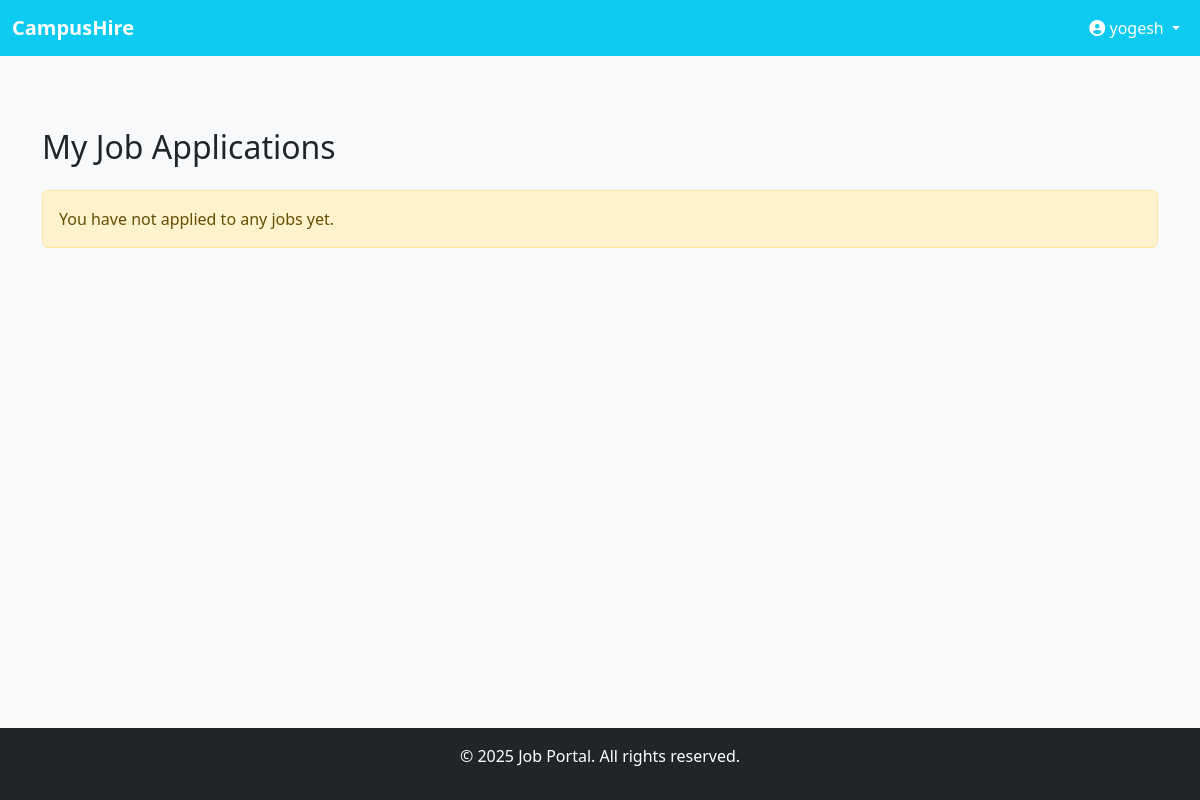
Page /my-applications/ (signed in) on the earlier database version.
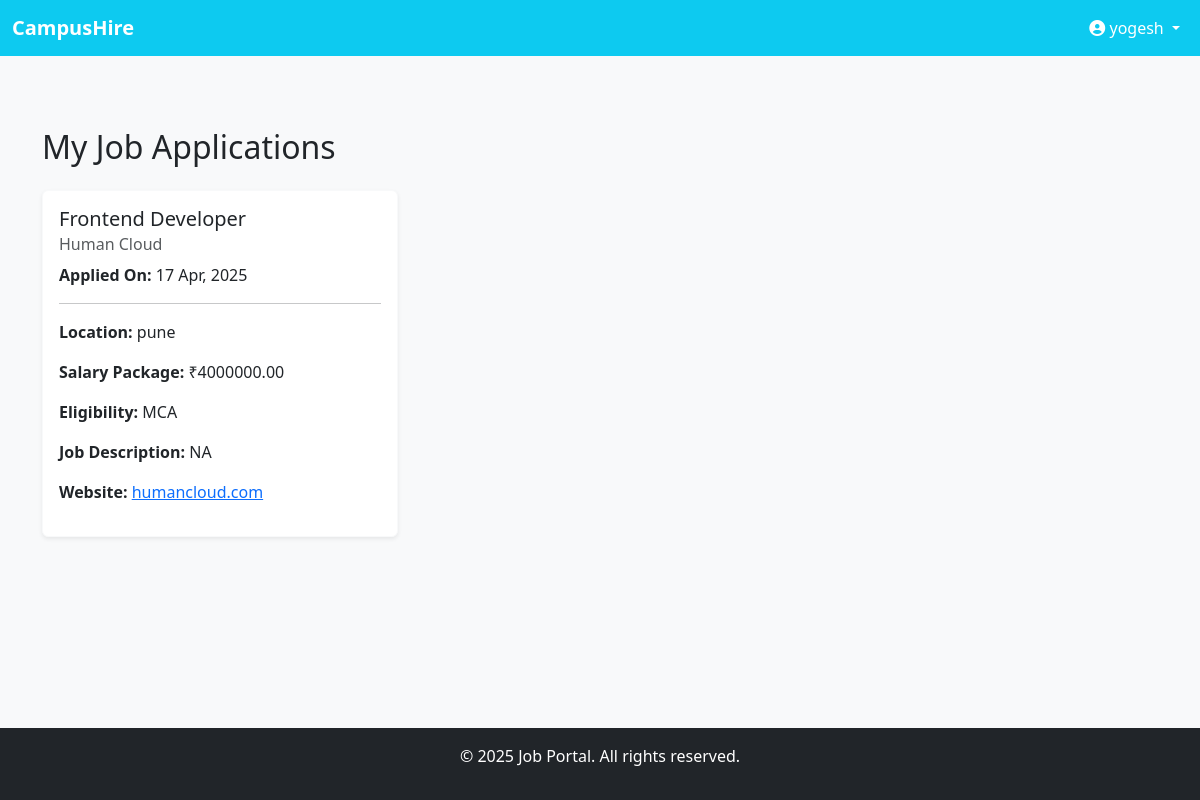
Same page on the later database version.
### users/models.py (models this page shows, shortened)
class JobApplication(models.Model):
    student = models.ForeignKey(User, on_delete=models.CASCADE)  # Correct field name might be 'student', not 'user'
    job = models.ForeignKey(Job, on_delete=models.CASCADE)
    applied_at = models.DateTimeField(auto_now_add=True)
    class Meta:
        unique_together = ('job', 'student')  # Prevent duplicate applications

### tpo/models.py (models this page shows, shortened)
class Job(models.Model):
    company = models.CharField(max_length=100)
    role = models.CharField(max_length=100)
    salary_package = models.DecimalField(max_digits=10, decimal_places=2)
    last_date_to_apply = models.DateField()
    eligibility = models.TextField()
    job_description = models.TextField()
    company_website = models.URLField(max_length=200, blank=True, null=True)  # Optional field for company website
    job_location = models.CharField(max_length=100, blank=True, null=True)  # Optional field for job location
    tpo = models.ForeignKey(Tpo, on_delete=models.CASCADE, related_name='jobs',default=True)  # Link to TPO who created the job
    is_active = models.BooleanField(default=True )  # Flag to indicate if the job is active or

### users/views.py (the view)
# urls.py: path('my-applications/', views.my_applications, name='my_applications'),
def my_applications(request):
    if 'user_id' not in request.session:
        return redirect('login')
    user_id = request.session['user_id']
    user = User.objects.get(id=user_id)
    applications = JobApplication.objects.filter(student=user).select_related('job')
    return render(request, 'applications.html', {
        'user': user,
        'applications': applications,
    })

### users/Templates/applications.html (shortened to what this page needs)
{% extends "base/dashboardbase.html" %}
{% block content %}
<div class="container mt-4">
    <h2 class="mb-4">My Job Applications</h2>
    {% if applications %}
        <div class="row">
            {% for application in applications %}
                <div class="col-md-6 col-lg-4 mb-4">
                    <div class="card shadow-sm border-light rounded">
                        <div class="card-body">
                            <h5 class="card-title font-weight-bold">{{ application.job.role }}</h5>
                            <h6 class="card-subtitle mb-2 text-muted">{{ application.job.company }}</h6>
                            <p class="card-text"><strong>Applied On:</strong> {{ application.applied_at|date:"d M, Y" }}</p>
                            <hr>
                            <p><strong>Location:</strong> {{ application.job.job_location }}</p>
                            <p><strong>Salary Package:</strong> ₹{{ application.job.salary_package }}</p>
                            <p><strong>Eligibility:</strong> {{ application.job.eligibility }}</p>
                            <p><strong>Job Description:</strong> {{ application.job.job_description|truncatewords:15 }}</p>
                            <p><strong>Website:</strong> <a href="{{ application.job.company_website }}" class="text-primary" target="_blank">{{ application.job.company_website }}</a></p>
                        </div>
                    </div>
                </div>
            {% endfor %}
        </div>
    {% else %}
        <div class="alert alert-warning" role="alert">
            You have not applied to any jobs yet.
        </div>
    {% endif %}
</div>
{% endblock %}

Differences in the rows shown:
added JobApplication: job.role "Frontend Developer", job.company "Human Cloud", applied_at "17 Apr, 2025", job.job_location "pune", job.salary_package "4000000.00", job.eligibility "MCA", job.job_description "NA", job.company_website "humancloud.com"
Other differences:
text no longer shown: "You have not applied to any jobs yet."
